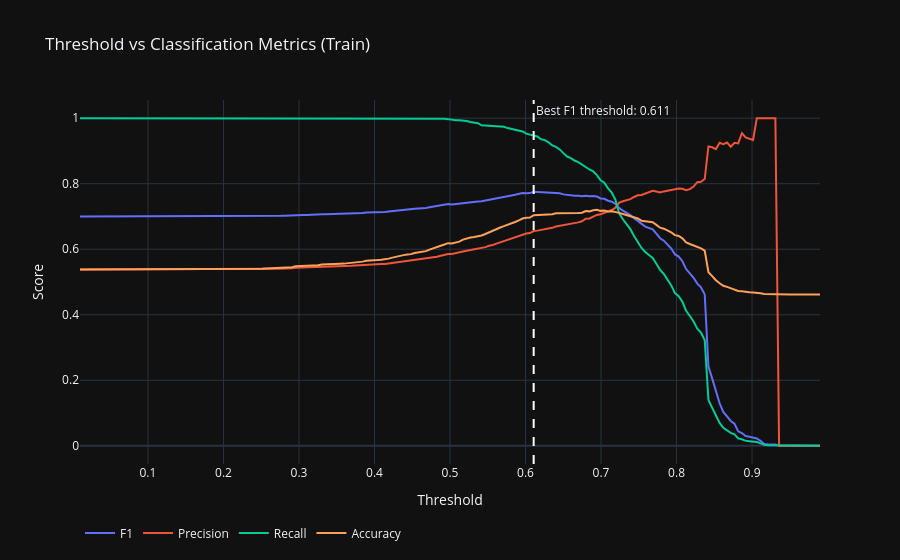

The notebook cell saved with this chart:
### Code cell
import plotly.graph_objects as go
from sklearn.metrics import roc_curve, f1_score, precision_score, recall_score

thresholds = np.linspace(0.01, 0.99, 200)

metrics = {
    "f1": [], "precision": [], "recall": [], "accuracy": []
}

for t in thresholds:
    preds = (train_proba >= t).astype(int)
    metrics["f1"].append(f1_score(y_train, preds, zero_division=0))
    metrics["precision"].append(precision_score(y_train, preds, zero_division=0))
    metrics["recall"].append(recall_score(y_train, preds, zero_division=0))
    metrics["accuracy"].append(accuracy_score(y_train, preds))

best_idx = np.argmax(metrics["f1"])
best_thresh = thresholds[best_idx]

fig = go.Figure()

fig.add_trace(go.Scatter(x=thresholds, y=metrics["f1"],
    name="F1", line=dict(color="#636EFA", width=2)))
fig.add_trace(go.Scatter(x=thresholds, y=metrics["precision"],
    name="Precision", line=dict(color="#EF553B", width=2)))
fig.add_trace(go.Scatter(x=thresholds, y=metrics["recall"],
    name="Recall", line=dict(color="#00CC96", width=2)))
fig.add_trace(go.Scatter(x=thresholds, y=metrics["accuracy"],
    name="Accuracy", line=dict(color="#FFA15A", width=2)))

fig.add_vline(
    x=best_thresh,
    line_dash="dash",
    line_color="white",
    annotation_text=f"Best F1 threshold: {best_thresh:.3f}",
    annotation_position="top right"
)

fig.update_layout(
    title="Threshold vs Classification Metrics (Train)",
    xaxis_title="Threshold",
    yaxis_title="Score",
    legend=dict(orientation="h", y=-0.15),
    template="plotly_dark",
    hovermode="x unified"
)

fig.show()
print(f"\nBest F1 threshold: {best_thresh:.4f}")
print(f"At this threshold — F1: {metrics['f1'][best_idx]:.4f} | "
      f"Precision: {metrics['precision'][best_idx]:.4f} | "
      f"Recall: {metrics['recall'][best_idx]:.4f}")

# apply to test
test_pred_tuned = (test_proba >= best_thresh).astype(int)
print(f"\nTest set with tuned threshold ({best_thresh:.3f}):")
print(confusion_matrix(y_test, test_pred_tuned))
print(classification_report(y_test, test_pred_tuned, digits=4))

### Figure 1 — Plotly figure (JSON) as saved in the notebook; plotly's stock layout.template omitted (floating-point values rounded to 4 significant figures; data arrays with more than 128 entries replaced by an {"elided": "..."} marker saying what was removed)
{"data": [{"line": {"color": "#636EFA", "width": 2}, "name": "F1", "type": "scatter", "x": {"elided": "200 float values"}, "y": {"elided": "200 float values"}}, {"line": {"color": "#EF553B", "width": 2}, "name": "Precision", "type": "scatter", "x": {"elided": "200 float values"}, "y": {"elided": "200 float values"}}, {"line": {"color": "#00CC96", "width": 2}, "name": "Recall", "type": "scatter", "x": {"elided": "200 float values"}, "y": {"elided": "200 float values"}}, {"line": {"color": "#FFA15A", "width": 2}, "name": "Accuracy", "type": "scatter", "x": {"elided": "200 float values"}, "y": {"elided": "200 float values"}}], "layout": {"annotations": [{"showarrow": false, "text": "Best F1 threshold: 0.611", "x": 0.6108, "xanchor": "left", "xref": "x", "y": 1, "yanchor": "top", "yref": "y domain"}], "hovermode": "x unified", "legend": {"orientation": "h", "y": -0.15}, "shapes": [{"line": {"color": "white", "dash": "dash"}, "type": "line", "x0": 0.6108, "x1": 0.6108, "xref": "x", "y0": 0, "y1": 1, "yref": "y domain"}], "title": {"text": "Threshold vs Classification Metrics (Train)"}, "xaxis": {"title": {"text": "Threshold"}}, "yaxis": {"title": {"text": "Score"}}}}
